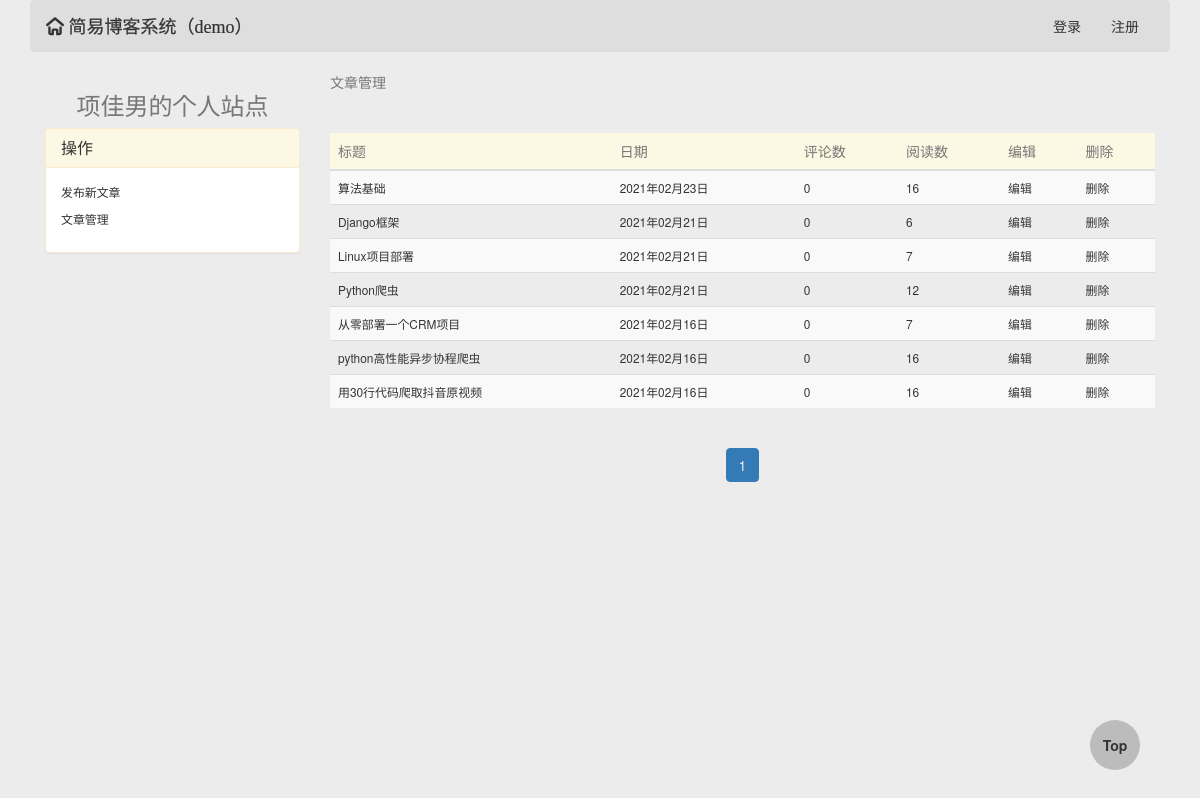
The app's page /项佳男/article_manager/, older data.
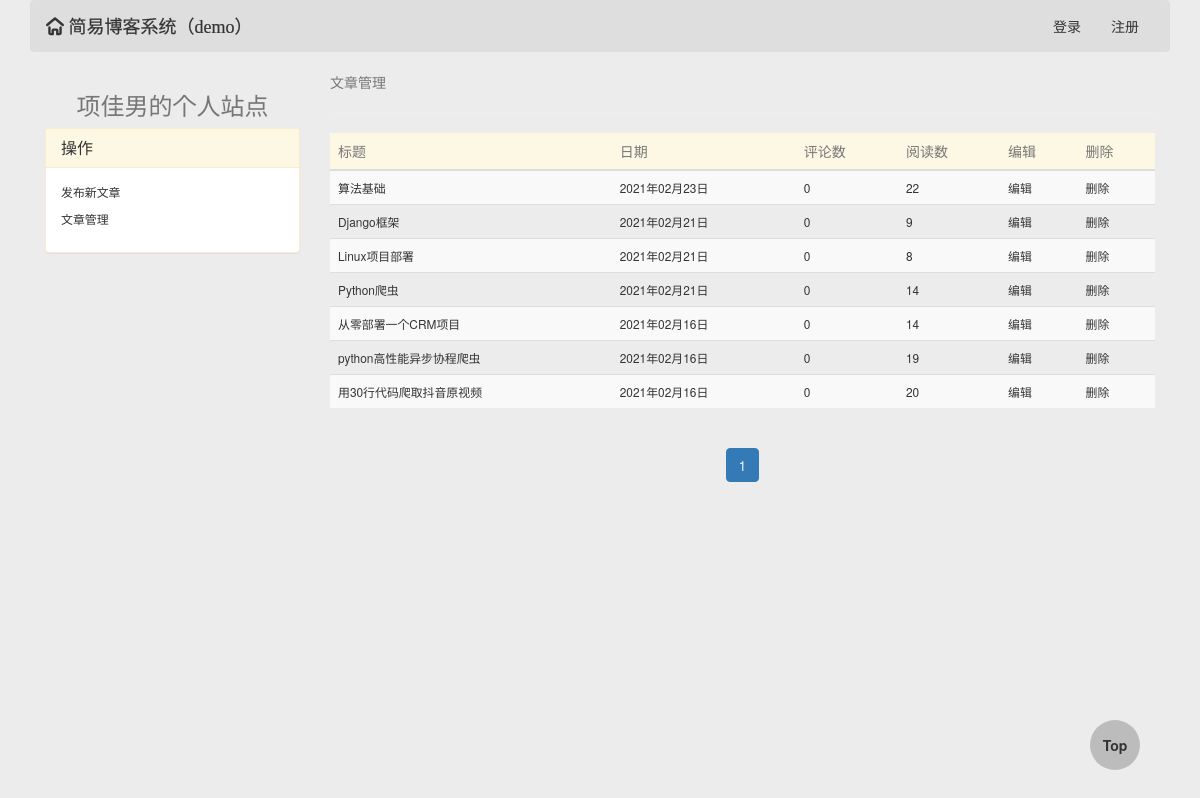
The same page, newer data.
### blog/models.py (models this page shows, shortened)
class Article(models.Model):
    title = models.CharField(max_length=64, verbose_name='文章标题')
    desc = models.CharField(max_length=256, verbose_name='文章描述信息')
    create_time = models.DateTimeField(auto_now_add=True, verbose_name='文章创建日期')
    content = models.TextField()
    view_count = models.IntegerField(default=0)
    like_count = models.IntegerField(default=0)
    dislike_count = models.IntegerField(default=0)
    comment_count = models.IntegerField(default=0)
    user = models.ForeignKey('UserInfo', on_delete=models.CASCADE)
    tag = models.ManyToManyField('Tag')

### blog/templatetags/my_tags.py (called while the page is built)
@register.inclusion_tag('parts/header.html')
def get_header_style(request):
    form_login = UserFormLogin()
    form_reg = UserFormReg()
    username = UserInfo.objects.filter(username=request.user.username).first()
    blog_site = BlogSite.objects.filter(userinfo=username).first()
    return {'form_login': form_login, 'form_reg': form_reg, 'request': request, 'blog_site': blog_site}

@register.inclusion_tag('parts/paginator.html')
def get_paginator_style(current_page, page_range, current_page_num):
    return {'current_page': current_page, 'page_range': page_range, 'current_page_num': current_page_num}

@register.inclusion_tag('parts/side-left-manager.html')
def get_side_left_manager_style(request, username):
    blog_site = BlogSite.objects.filter(userinfo__username=username).first()
    return {'request': request, 'username': username, 'blog_site': blog_site}

### blog/views.py (called while the page is built)
def user_article_manager(request, username):
    article_list = Article.objects.filter(user__username=username).order_by('-create_time')
    current_page, page_range, current_page_num = my_paginator(request, article_list, 10)
    return render(request, 'user-article-manager.html', locals())

### templates/user-article-manager.html (shortened to what this page needs)
{% extends "base0.html" %}
{% block body %}
    <div class="header">
        {% load my_tags %}
        {% get_header_style request %}
    </div>
    <div class="col-md-3">
        {% load my_tags %}
        {% get_side_left_manager_style request username %}
    </div>
    <div class="col-md-9">
        <span class="text-muted">文章管理</span>
        <hr>
        <table class="table table-striped table-hover">
            <thead>
            <tr class="warning text-muted">
                <th>标题</th>
                <th>日期</th>
                <th>评论数</th>
                <th>阅读数</th>
                <th>编辑</th>
                <th>删除</th>
            </tr>
            </thead>
            <tbody>
            {% for article in current_page %}
                <tr class="small">
                    <td><a href="/{{ article.user.username }}/articles/{{ article.id }}">{{ article.title }}</a></td>
                    <td>{{ article.create_time|date:'Y年m月d日' }}</td>
                    <td>{{ article.comment_count }}</td>
                    <td>{{ article.view_count }}</td>
                    <th><a href="/{{ username }}/article_manager/article_change/{{ article.id }}">编辑</a></th>
                    <th><a href="/{{ username }}/article_manager/article_delete/{{ article.id }}/">删除</a></th>
                </tr>
            {% endfor %}
            </tbody>
        </table>
        {% load my_tags %}
        {% get_paginator_style current_page page_range current_page_num %}
    </div>
{% endblock %}

Row changes from the older to the newer data that the page shows:
changed Article "算法基础": view_count "16" → "22"
changed Article "Django框架": view_count "6" → "9"
changed Article "Linux项目部署": view_count "7" → "8"
changed Article "Python爬虫": view_count "12" → "14"
changed Article "从零部署一个CRM项目": view_count "7" → "14"
changed Article "python高性能异步协程爬虫": view_count "16" → "19"
changed Article "用30行代码爬取抖音原视频": view_count "16" → "20"
